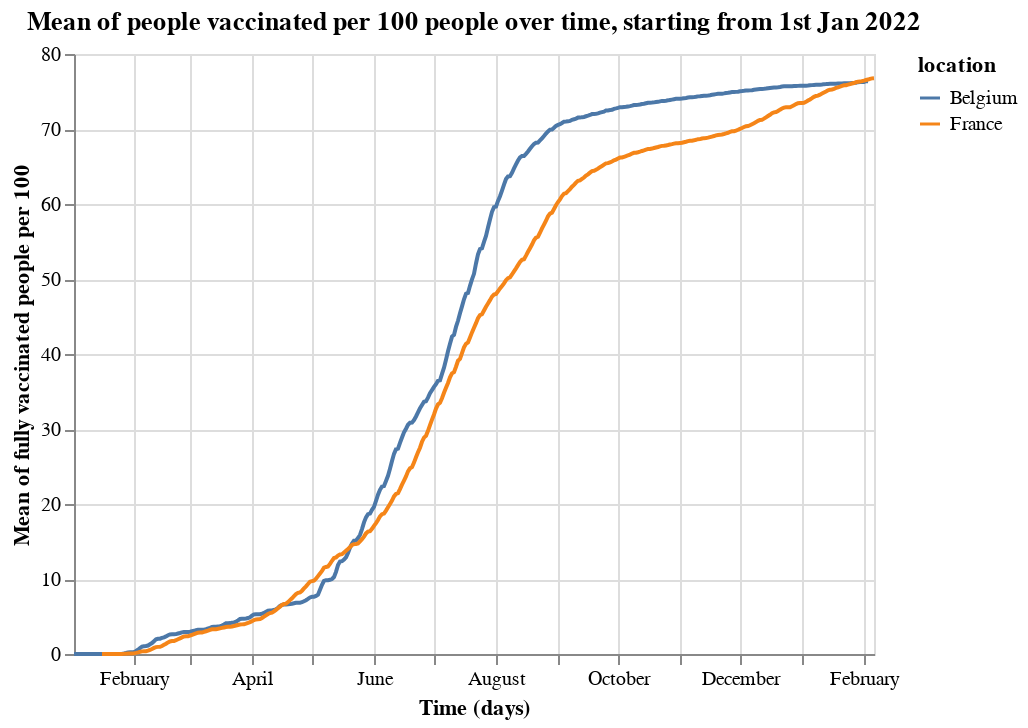

Notebook source saved alongside this figure:
### Markdown cell above
This seemed like the best idea to visualise what I wanted.

### Code cell
from ipywidgets import interact
from ipywidgets import fixed

my_df2 = covid.loc[:, ['date', 'location', 'people_fully_vaccinated_per_hundred']]
my_df2 = my_df.dropna(subset=['median_age', 'people_fully_vaccinated_per_hundred'])

country_list = ['Belgium', 'France', 'United Kingdom', 'Germany', 'Netherlands']

my_df2 = my_df2.loc[(my_df2.date > '2021-01-01')]
my_df3 = my_df2.loc[(my_df2['location'] == 'Belgium')]
 
alt.data_transformers.disable_max_rows()
result1 = alt.Chart(my_df3).mark_line().encode(
    y= alt.Y('mean(people_fully_vaccinated_per_hundred):Q', title='Mean of fully vaccinated people per 100',),
    x= alt.X('date:T', title='Time (days)'),
    color = 'location:N',
    tooltip = ['median_age']
).properties(title='Mean of people vaccinated per 100 people over time, starting from 1st Jan 2022')

my_df4 = my_df2.loc[(my_df2['location'] == 'France')]

result2 = alt.Chart(my_df4).mark_line().encode(
    y= alt.Y('mean(people_fully_vaccinated_per_hundred):Q', title='Mean of fully vaccinated people per 100',),
    x= alt.X('date:T', title='Time (days)'),
    color = 'location:N',
    tooltip = ['median_age']
).properties(title='Mean of people vaccinated per 100 people over time, starting from 1st Jan 2021')

result = result1 + result2
result

### Figure 1 — Vega-Lite specification as saved in the notebook (floating-point values rounded to 4 significant figures; data arrays with more than 128 entries replaced by an {"elided": "..."} marker saying what was removed)
{"config": {"view": {"continuousWidth": 400, "continuousHeight": 300}}, "layer": [{"data": {"name": "data-421839a6e1899e39b6beb5d767a61cee"}, "mark": "line", "encoding": {"color": {"field": "location", "type": "nominal"}, "tooltip": [{"field": "median_age", "type": "quantitative"}], "x": {"field": "date", "title": "Time (days)", "type": "temporal"}, "y": {"aggregate": "mean", "field": "people_fully_vaccinated_per_hundred", "title": "Mean of fully vaccinated people per 100", "type": "quantitative"}}, "title": "Mean of people vaccinated per 100 people over time, starting from 1st Jan 2022"}, {"data": {"name": "data-34dcb1079029ecfda370533f8bf1a7b1"}, "mark": "line", "encoding": {"color": {"field": "location", "type": "nominal"}, "tooltip": [{"field": "median_age", "type": "quantitative"}], "x": {"field": "date", "title": "Time (days)", "type": "temporal"}, "y": {"aggregate": "mean", "field": "people_fully_vaccinated_per_hundred", "title": "Mean of fully vaccinated people per 100", "type": "quantitative"}}, "title": "Mean of people vaccinated per 100 people over time, starting from 1st Jan 2021"}], "$schema": "https://vega.github.io/schema/vega-lite/v4.17.0.json", "datasets": {"data-421839a6e1899e39b6beb5d767a61cee": {"elided": "398 records"}, "data-34dcb1079029ecfda370533f8bf1a7b1": {"elided": "387 records"}}}
